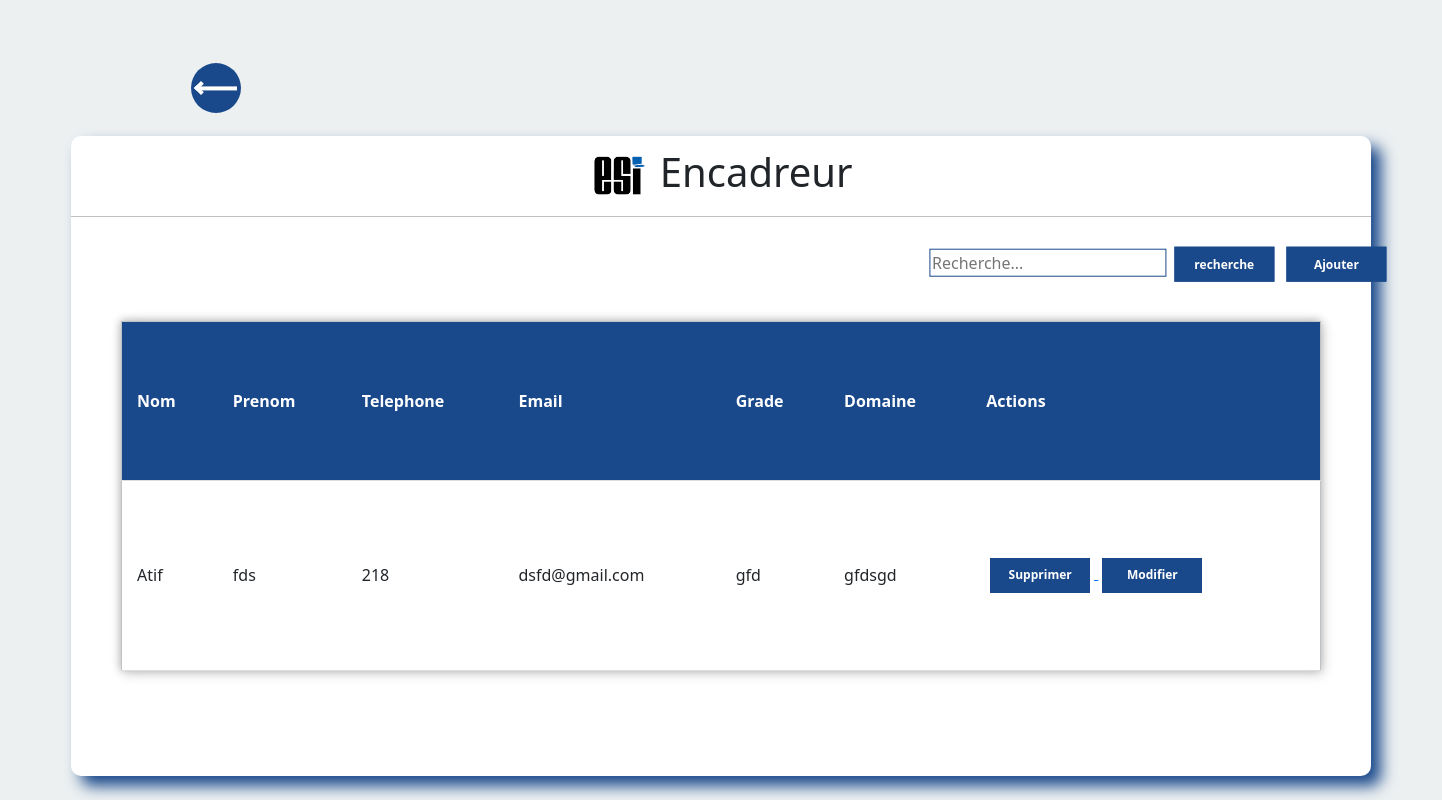
The app's page /GE/, older data.
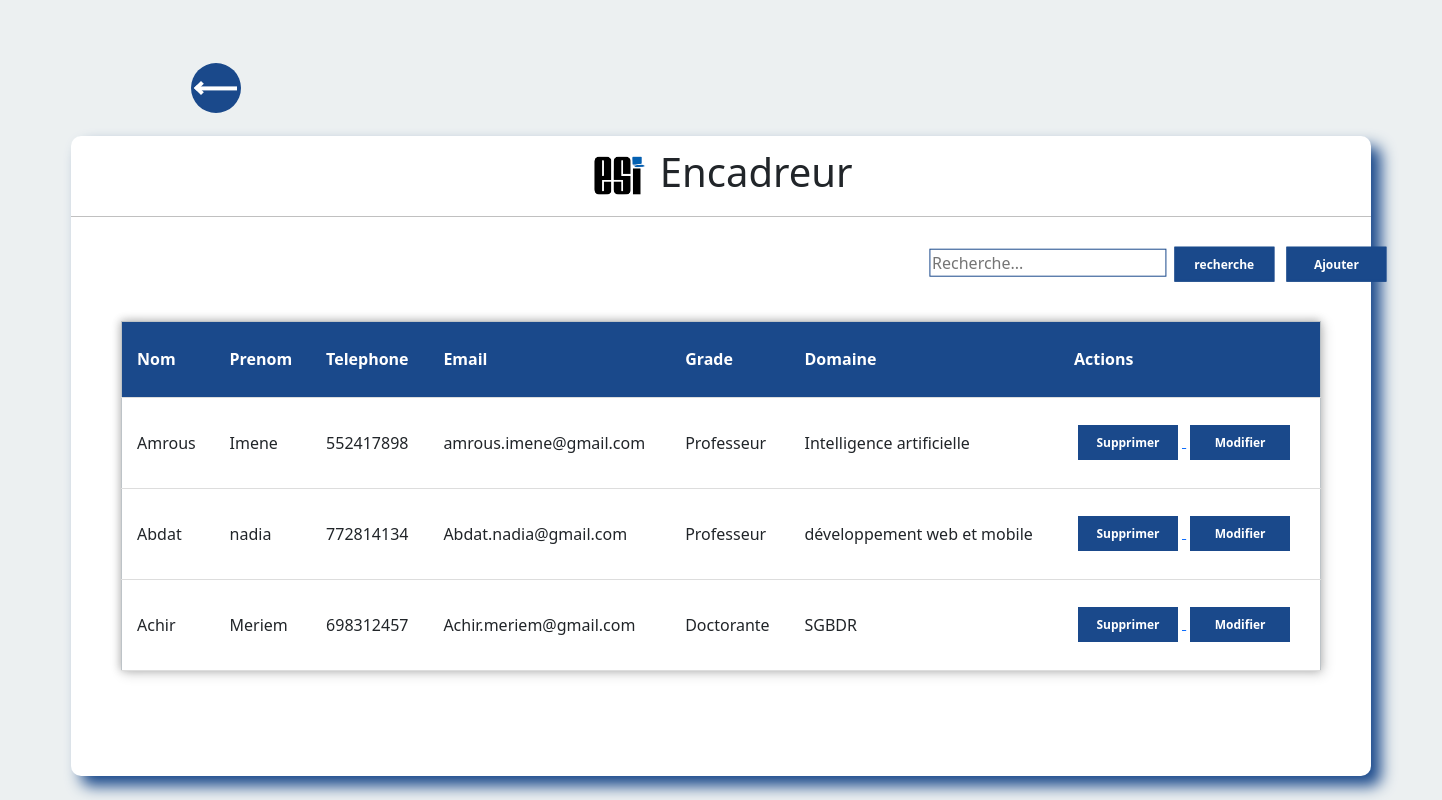
The same page, newer data.
### satgesiV2/models.py (models this page shows, shortened)
class Encadreur(models.Model):
    Nomncadreur  =models.CharField(max_length=50)
    PrenomEncadreur  =models.CharField(max_length=50)
    Telephone = models.PositiveIntegerField()
    Mail = models.EmailField()
    grade  =models.CharField(max_length=50)
    domaineInteret  =models.CharField(max_length=50)

### satgesiV2/views.py (the view)
# urls.py: path('GE/',Gencadreur,name="GE"),
def Gencadreur (request):
    Encadreurss = Encadreur.objects.all()
    return render(request,'Gencadreur.html', {'Ec':Encadreurss })

### satgesiV2/templates/Gencadreur.html (shortened to what this page needs)
<!DOCTYPE html>
<html lang="en">
    <head>
      <link href="https://cdn.jsdelivr.net/npm/bootstrap@5.1.3/dist/css/bootstrap.min.css" rel="stylesheet">
        <link rel="stylesheet" href="/static/css/Gpromoteur.css">
    </head>
<body>
    <ul>
    <li class ="prev"><span></span></li>
    </ul>
    <div class="center">
        <h1> <img src="/static/png/icon3.png" alt="logo du site " width= "60" > Encadreur </h1>
            <div class="main">
              <div class="btn">
            <form action="{% url 'rechE' %}" method="POST"  >
              <input type="search" name="q" placeholder="Recherche...">
              <button type="submit">recherche</button>
              <a href="{% url 'createE'%}">
                <button type="button">Ajouter</button>
                </a>
            </form>
              </div>
            </div>
          <form>
             <table>
               <tr id="header">
                 <th>Nom </th>
                 <th>Prenom</th>
                 <th>Telephone</th>
                 <th>Email</th>
                 <th>Grade</th>
                 <th>Domaine</th>
                 <th>Actions</th>
               </tr>
               {% for item in Ec %}
               <tr>
                 <td>{{item.Nomncadreur}}</td>
                 <td>{{item.PrenomEncadreur}}</td>
                 <td>{{item.Telephone }}</td>
                 <td>{{item.Mail }}</td>
                 <td>{{item.grade}}</td>
                 <td>{{item.domaineInteret}}</td>
                 <td>
                  <a href="{% url 'supE' item.id  %}">
                  <button type="button">Supprimer</button>
                </a>
               <a href="{% url 'modifE' item.id  %}">
                  <button type="button">Modifier</button>
              </a>
                 </td>
               </tr>
               {%endfor%}
             </table>
            </form>
    </div>
</body>
</html>

Row changes from the older to the newer data that the page shows:
removed Encadreur: Nomncadreur "Atif", PrenomEncadreur "fds", Telephone "218", Mail "dsfd@gmail.com", grade "gfd", domaineInteret "gfdsgd"
added Encadreur: Nomncadreur "Amrous", PrenomEncadreur "Imene", Telephone "552417898", Mail "amrous.imene@gmail.com", grade "Professeur", domaineInteret "Intelligence artificielle"
added Encadreur: Nomncadreur "Abdat", PrenomEncadreur "nadia", Telephone "772814134", Mail "Abdat.nadia@gmail.com", grade "Professeur", domaineInteret "développement web et mobile"
added Encadreur: Nomncadreur "Achir", PrenomEncadreur "Meriem", Telephone "698312457", Mail "Achir.meriem@gmail.com", grade "Doctorante", domaineInteret "SGBDR"
